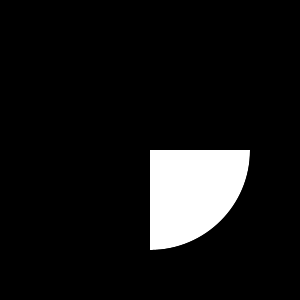
Frame 1 (no input)
Frame 60 (the mouse pressed at the canvas centre just before this capture): identical to frame 1, image omitted
Frame 120 (the mouse held since frame 60 and released just before this capture): identical to frame 1, image omitted

The Processing sketch that drew this single still picture (run headless with seeded random() and noise(); from frame 60 on, the mouse is pressed at the canvas centre):

// Processing sketch: ex06_09
// ── ex06_09.pde
// 숫자키로 다양한 각도의 원호 그리기

float degree = 90.0;

void setup() {
  size(300, 300);
}

void draw() { 
  background(0);
  if (keyPressed) { 
    if ((key >= '0') && (key <= '9')) {
      degree = map(key, '0', '9', 0, 360);
    }
  }
  arc(width/2, height/2, 200, 200, 0, radians(degree));
}
